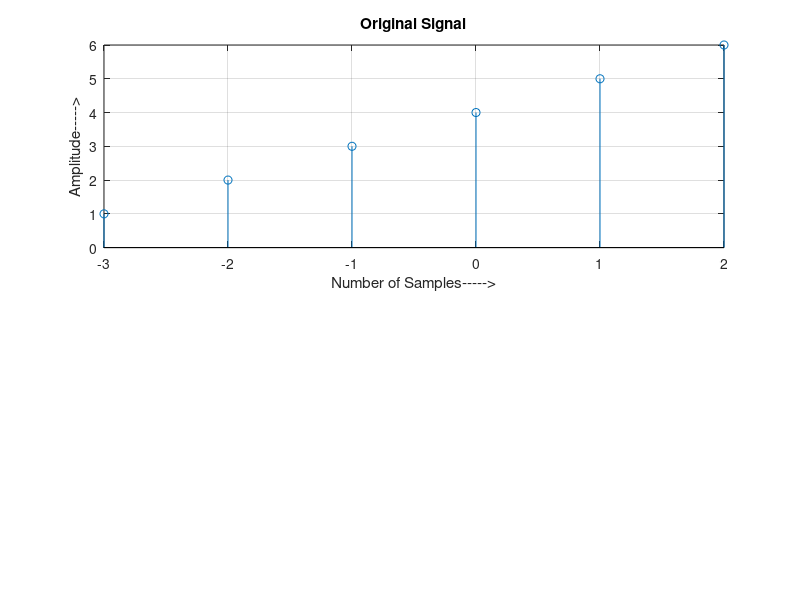

Write the MATLAB code that produced this figure. (Note: this script raises an error after producing the figure.)
clc;
clear all;
close all;
n=[-3:2];
x=[1 2 3 4 5 6];
subplot(2,2,[1 2]);
stem(n,x);
xlabel('Number of Samples----->');
ylabel('Amplitude----->');
title('Original Signal');
grid on;
[y,n]=sigfold(x,n);
disp(y);
subplot(2,2,[3 4]);
stem(n,y);
xlabel('Number of Samples----->');
ylabel('Amplitude----->');
title('Folded Signal');
grid on;
